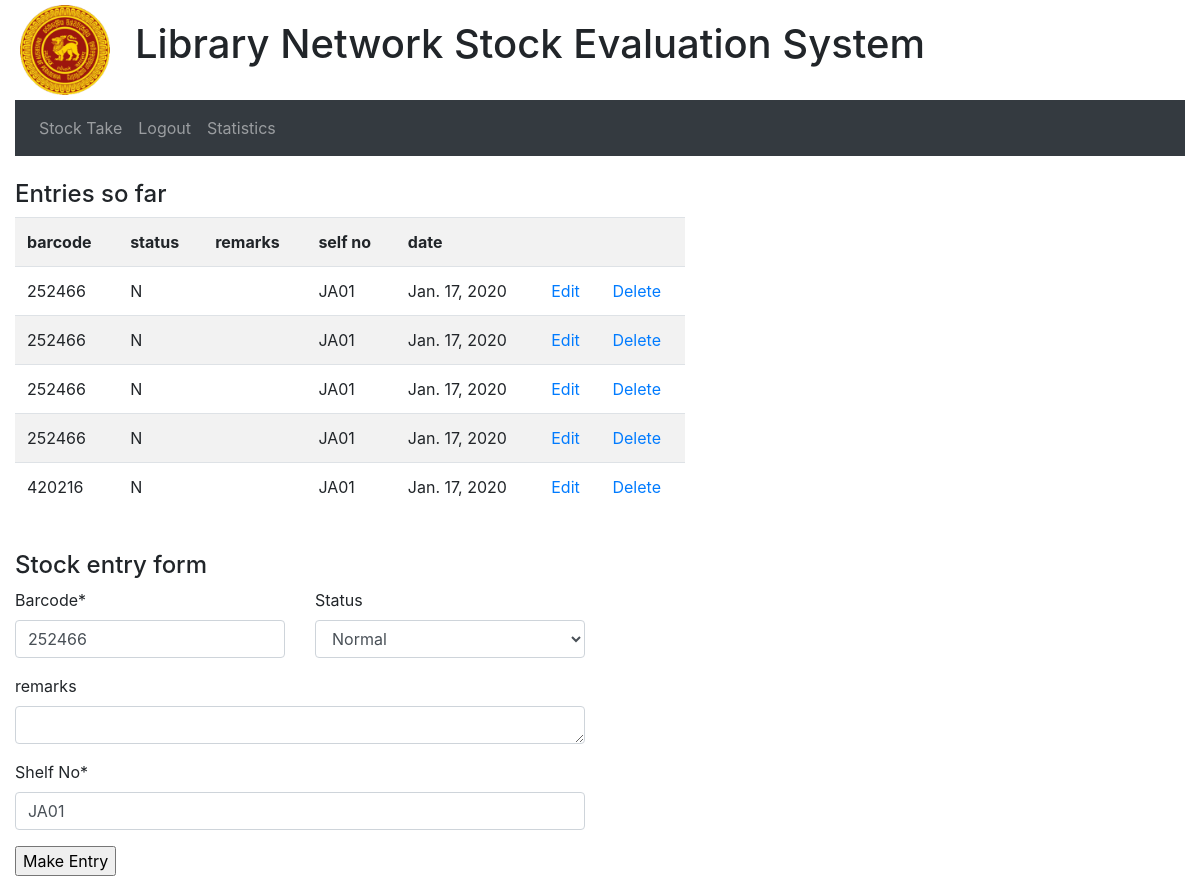
Screenshot of /edit_stock_entry/66 (signed in) with the database file from the repository.
### user/models.py (models this page shows)
class StockEntry(models.Model):
	STATUS = [
		('D', 'Duplicate'),
		('O', 'Other'),
		('M', 'Missmatch'),
	]
	id = models.AutoField(primary_key=True)
	barcode = models.CharField('barcode',max_length=10)
	status = models.CharField('status',max_length=1, choices=STATUS,null=True)
	user = models.ForeignKey(User,on_delete=models.CASCADE,null=True, default="")
	shelf_no = models.CharField('shelf no',max_length=20)
	remarks = models.TextField('Remarks',null=True)
	date = models.DateField(auto_now=True)

### user/views.py (the view)
# urls.py: re_path(r'^edit_stock_entry/(\w*)/*$',login_required(EditStockEntry.as_view())),
class EditStockEntry(View):
	def get(self,request,id):
		params={}
		entries_so_far = StockEntry.objects.filter(user=request.user).order_by('-id')[:5]
		params['entries'] = reversed(entries_so_far)
		stock_entry = StockEntry.objects.get(id=id)
		data = {'id':id,
				'barcode':stock_entry.barcode,
				'status':stock_entry.status,
				'remarks':stock_entry.remarks,
				'shelf_no':stock_entry.shelf_no,
				'is_update':True
				}
		form = StockTakingForm(data)
		params['form'] = form
		return render(request, 'user/stock_take.html', params)

### user/forms.py
class StockTakingForm(forms.Form):
	STATUS = [
		('N', 'Normal'),
		('D', 'Duplicate'),
		('O', 'Other'),
		('M', 'Missmatch')
	]
	id=forms.CharField(widget=forms.HiddenInput(), required=False)
	barcode = forms.CharField(label="Barcode", max_length=10)
	status = forms.ChoiceField(choices=STATUS, required=False)
	remarks = forms.CharField(label="remarks", widget=forms.Textarea(attrs={'rows': 1,'cols': 85}), max_length=750, required=False)
	shelf_no = forms.CharField(label="Shelf No", max_length=20)
	is_update = forms.BooleanField(widget=forms.HiddenInput(),required=False,initial=False)

### templates/user/stock_take.html (shortened to what this page needs)
{% extends "base.html" %}
{% load crispy_forms_tags %}
{% block content %}
	<div class="row">
		<div class='col-lg-7'>
			<h4 class="mt-4">Entries so far</h4>
			<table class="table table-striped">
			<tr>
				<th>barcode</th>
				<th>status</th>
				<th>remarks</th>
				<th>self no</th>
				<th>date</th>
				<th></th>
				<th></th>
			</tr>
			{% for stock_entry in entries %}
				<tr>
					<td>{{stock_entry.barcode}}</td>
					<td>{{stock_entry.status}}</td>
					<td>{{stock_entry.remarks}}</td>
					<td>{{stock_entry.shelf_no}}</td>
					<td>{{stock_entry.date}}</td>
					<td><a href="/edit_stock_entry/{{stock_entry.id}}">Edit</a></td>
					<td><a href="/delete_stock_entry/{{stock_entry.id}}">Delete</a></td>
				</tr>
			{% endfor %}
			</table>
		</div>
		<div class="col-lg-5">
		</div>
	</div>
	<form method="POST" action="/stock_take/">
		<div class="row">
			<div class="col-lg-6">
				<h4 class="mt-4">Stock entry form</h4>
				<div class='row'>
					<div class="col">
						{{ form.barcode|as_crispy_field }}
					</div>
					<div class="col">
						{{ form.status|as_crispy_field }}
					</div>
				</div>
				{{ form.remarks|as_crispy_field }}
				{{ form.shelf_no|as_crispy_field }}
				<input type="submit" value="Make Entry" />
			</div>
		</div>
	</form>
{% endblock %}

### rows the page displays
StockEntry: barcode "252466", status "N", shelf_no "JA01", date "Jan. 17, 2020", status "Normal"
StockEntry: barcode "252466", status "N", shelf_no "JA01", date "Jan. 17, 2020"
StockEntry: barcode "252466", status "N", shelf_no "JA01", date "Jan. 17, 2020"
StockEntry: barcode "252466", status "N", shelf_no "JA01", date "Jan. 17, 2020"
StockEntry: barcode "420216", status "N", shelf_no "JA01", date "Jan. 17, 2020"
